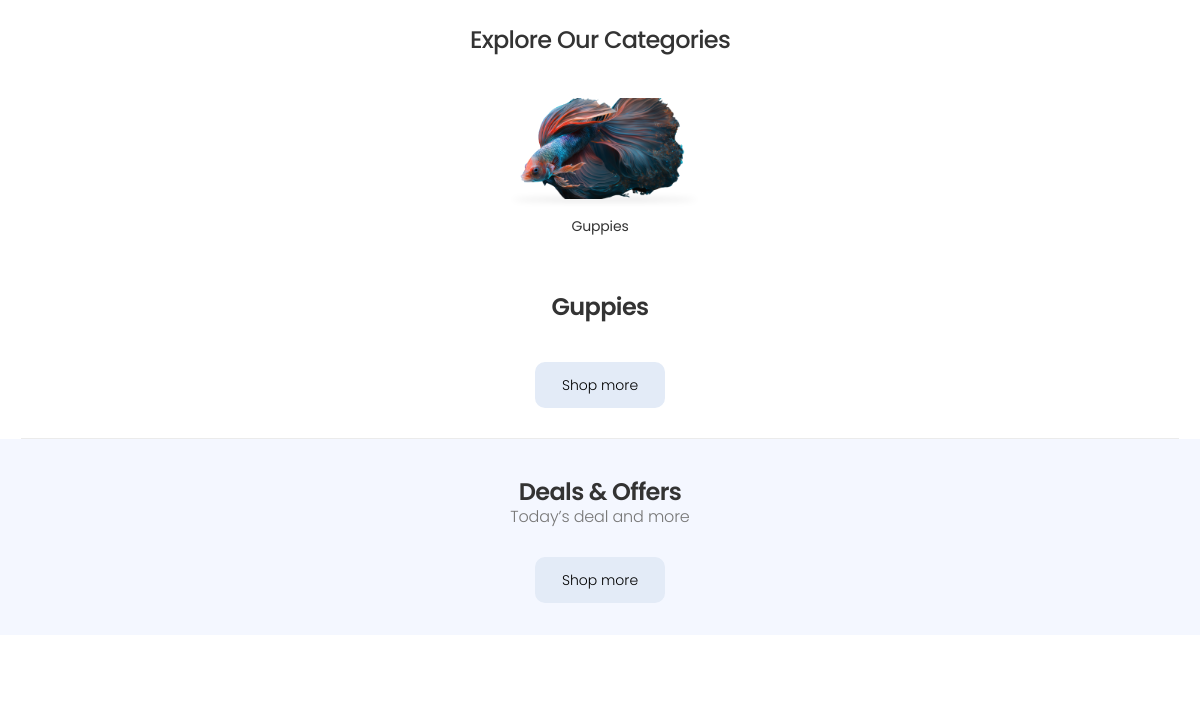
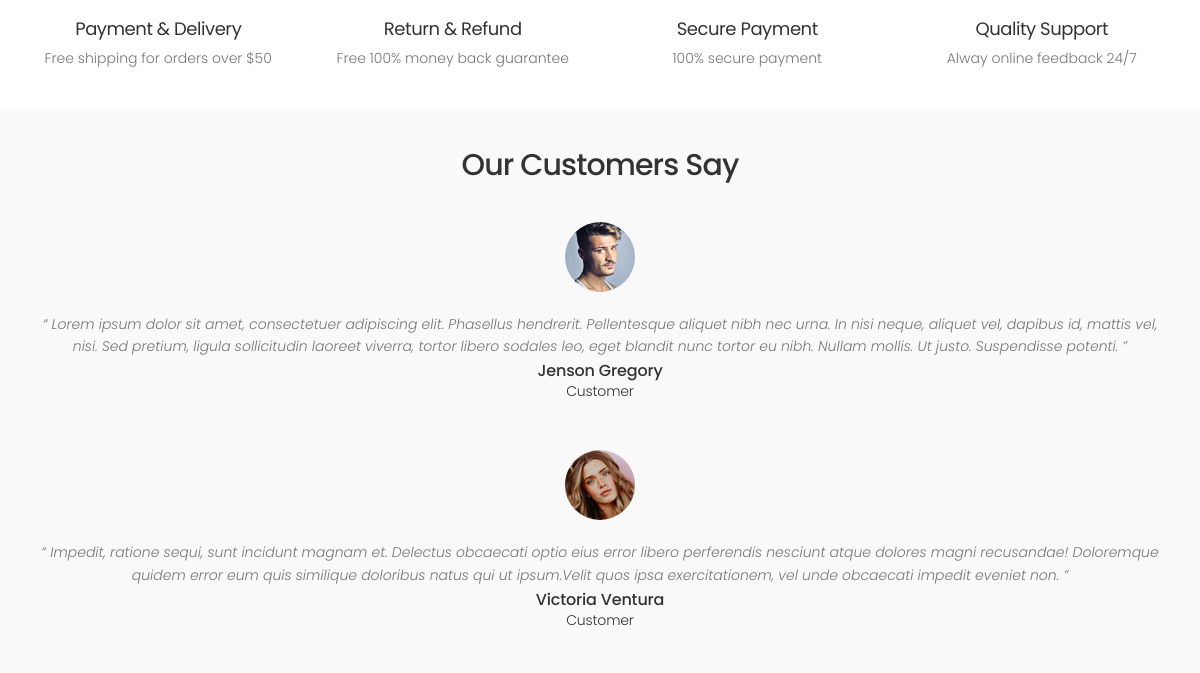
/ (middle part), run on an earlier commit of the app's database (2 pictures, top to bottom).
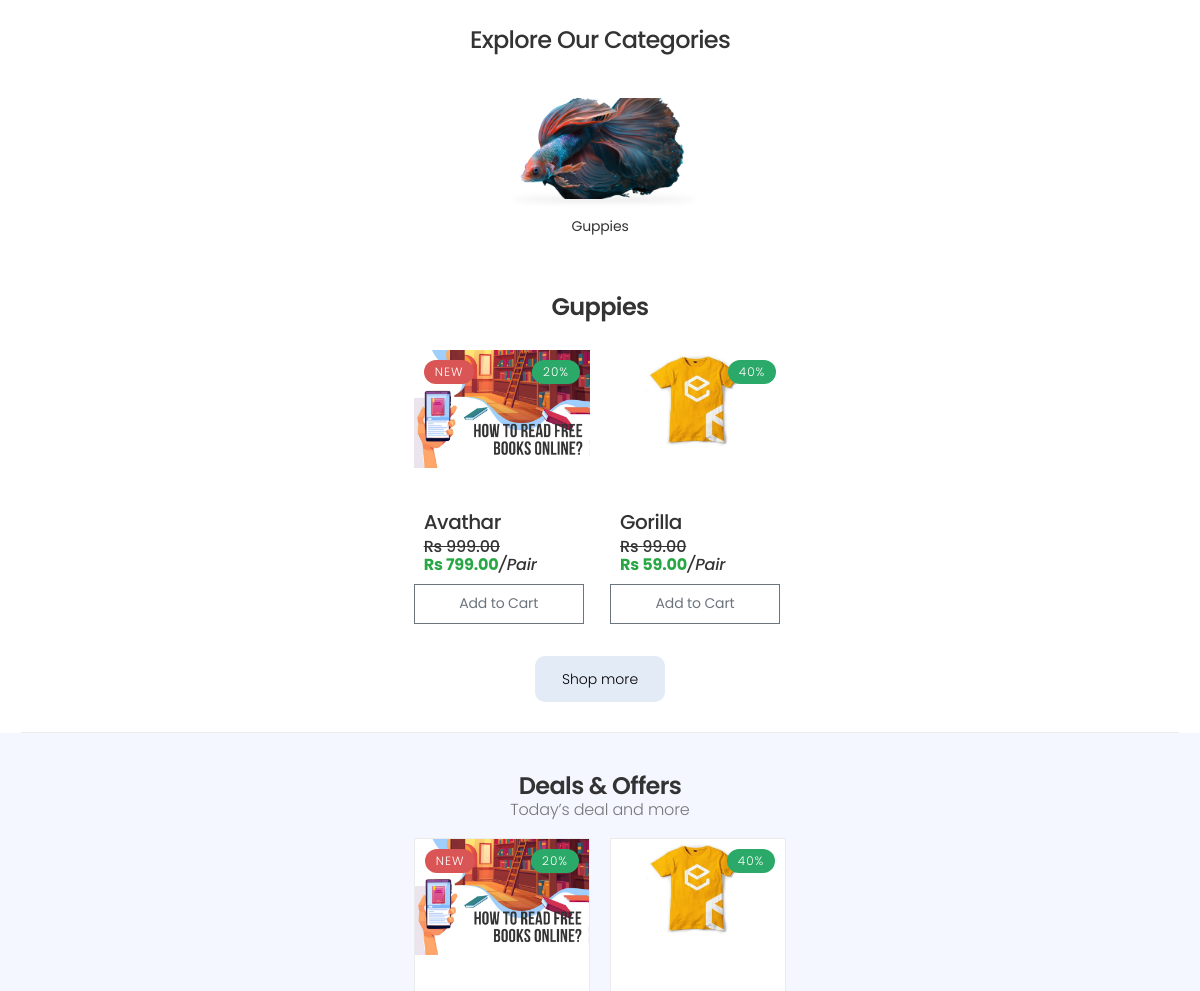
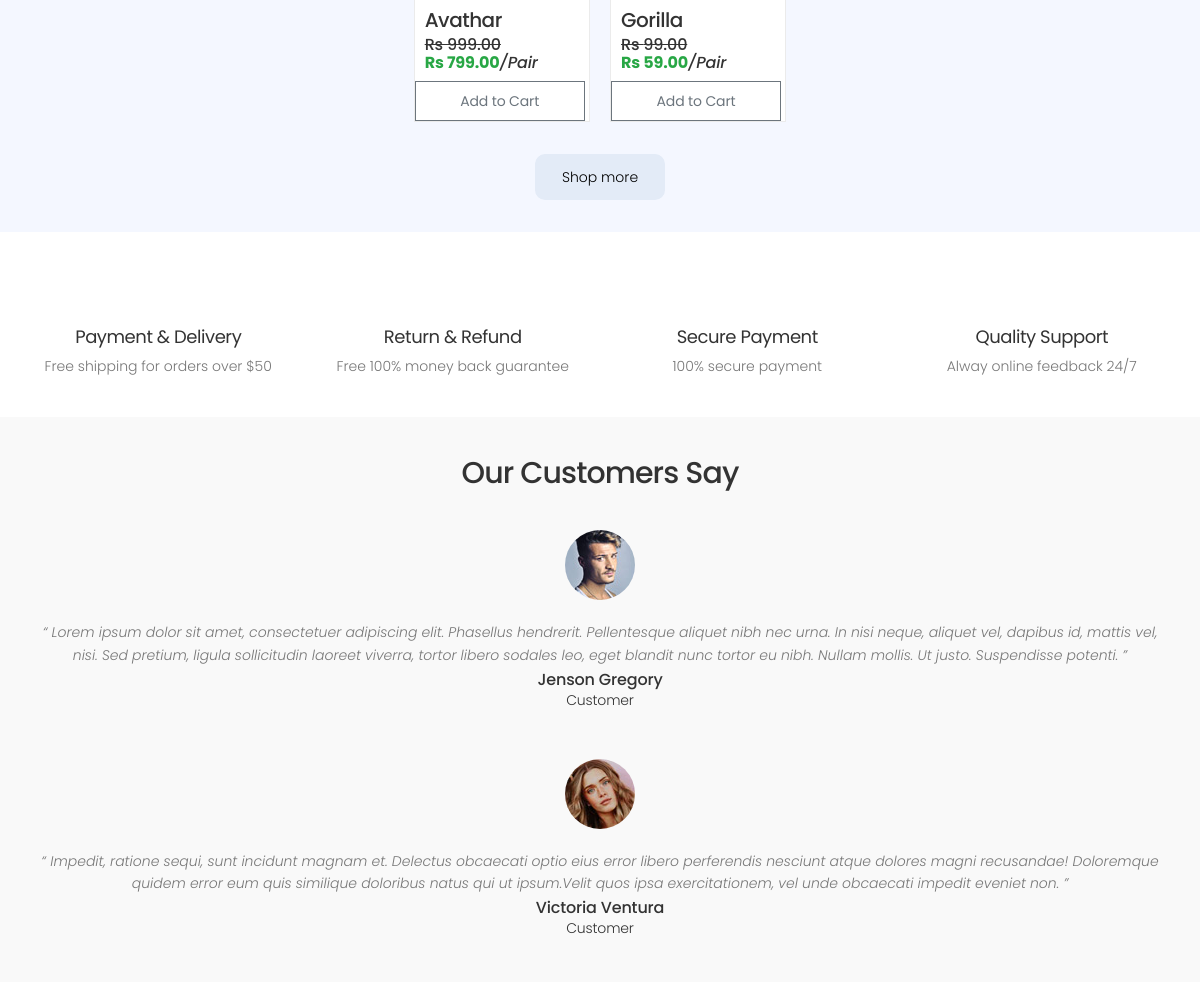
And on a later commit of the database (2 pictures, top to bottom).
### store/models.py (models this page shows, shortened)
class Product(models.Model):
	digital = models.BooleanField(default=False,null=True, blank=True)
	name = models.CharField(max_length=250,unique=True)
	slug = models.SlugField(max_length=250,unique=True)
	description = models.TextField(blank=True)
	old_price = models.DecimalField(max_digits=7,blank=True, decimal_places=2)
	new_price = models.DecimalField(max_digits=7,blank=False, decimal_places=2)
	category = models.ForeignKey(Category,on_delete=models.CASCADE)
	image_1 = models.ImageField(upload_to='product')
	image_2 = models.ImageField(upload_to='product',blank=True)
	image_3 = models.ImageField(upload_to='product',blank=True)
	video_url = models.URLField(max_length=200, blank=True)
	stock = models.IntegerField()
	available = models.BooleanField(default=True)
	new = models.BooleanField(default=True)
	created = models.DateTimeField(auto_now_add=True)
	update = models.DateField(auto_now=True)
	def get_discounted_price(self):
		if self.old_price and self.new_price:
			diff = self.old_price - self.new_price
			discount_percentage = ((diff) / self.old_price) * 100
			percentage = int(round(discount_percentage))
			return dict(percentage=percentage, diff=diff)
		return None
	class Meta:
		ordering = ('name',)
		verbose_name = 'product'
		verbose_name_plural = 'products'
	@property
	def imageURL(self):
		try:
			url = self.image_1.url
		except:
			url = ''
		return url

### store/views.py (the view)
# urls.py: path('', views.allProdCat, name="allProdCat"),
def allProdCat(request, c_slug = None):
    c_page = None
    offer = None
    products_list = None
    if c_slug != None:
        c_page = get_object_or_404(Category, slug = c_slug)
        products_list = Product.objects.all().filter(category = c_page, available = True, stock__gt=0)
    else:
        products_list = Product.objects.all().filter(available = True, stock__gt=0)
    paginator = Paginator(products_list,6)
    try:
        page = int(request.GET.get('page', '1'))
    except:
        page = 1
    try:
        products = paginator.page(page)
    except (InvalidPage,EmptyPage):
        products = paginator.page(paginator.num_pages)
    offer = Product.objects.filter(old_price__gt=0)
    data = cartData(request)
    cartItems = data['cartItems']
    return render(request,'store/category.html',{'category':c_page, 'products':products, 'offer':offer, 'cartItems':cartItems})

### store/templates/store/category.html (shortened to what this page needs)
{% extends 'store/Base.html' %}
{% load static %}
{% block content %}
    <div>
        {% if category %}
            <nav aria-label="breadcrumb" class="breadcrumb-nav">
                <div class="container-fluid">
                    <ol class="breadcrumb">
                        <li class="breadcrumb-item"><a href="#">Home</a></li>
                        <li class="breadcrumb-item">{{category}}</li>
                    </ol>
                </div>
            </nav>
            <div class="text-center p-3">
                <h2>{{category.name}}</h2>
            </div>
        {% else %}
        <main class="main">
            <div class="container">
                <h2 class="title text-center mb-4">Explore Our Categories</h2>
                <div class="cat-blocks-container">
                    <div class="row justify-content-center">
                        <div class="col-6 col-sm-3 col-lg-2">
                            <a href="#" class="cat-block">
                                <figure>
                                    <span>
                                        <img src="{% static 'assets/images/demos/demo-4/cats/jj.png' %}" alt="Category image">
                                    </span>
                                </figure>
                                <h3 class="cat-block-title">Guppies</h3>
                            </a>
                        </div>
                    </div>
                </div>
            </div>
            <div class="container for-you">
                <div class="heading heading-flex mb-3">
                    <div class="justify-content-center">
                        <h2 class="title">Guppies</h2>
                    </div>
                </div>
                <div class="products">
                    <div class="row justify-content-center">
                        {% for product in products.object_list %}
                        <div class="col-6 col-md-4 col-lg-2">
                            <div class="product product-2">
                                <a href="#">
                                    <div id="carouselExampleIndicators{{product.slug}}" class="carousel slide">
                                        <div class="carousel-inner" style="height: 150px;">
                                            <div class="carousel-item active">
                                                <img src="{{ product.imageURL }}" class="d-block w-100"
                                                    alt="{{ product.name }}">
                                            </div>
                                        </div>
                                        {% if product.new == True %}
                                        <span class="product-sale-label">NEW</span>
                                        {% endif %}
                                        {% if product.get_discounted_price %}
                                        <span class="product-discount-label">{{ product.get_discounted_price.percentage }}%</span>
                                        {% endif %}
                                    </div>
                                    <div class="carousel-product-info">
                                        <div class="m-3">
                                            <h5 class="card-title cart-heading">{{ product.name }}</h3>
                                                <h6 class="pricing">
                                                    {% if product.old_price == 0 %}
                                                    <span style="color: rgb(199, 0, 85);">Only few left</span><br>
                                                    {% else %}
                                                    <s>Rs {{product.old_price}}</s></span><br>
                                                    {% endif %}
                                                    <strong class="ms-2 text-success">Rs {{ product.new_price }}</strong><i>/Pair</i>
                                                </h6>
                                        </div>
                                    </div>
                                </a>
                                    <button data-product="{{product.id}}" data-action="add" class="btn btn-outline-secondary add-btn update-cart">Add to Cart</button>
                            </div>
                        </div>
                        {% endfor %}
                    </div>
                </div>
                <a href="#" id="loadMore">Shop more</a>
            </div>
            <div class="container">
            </div>
            <div class="bg-light deal-container pt-4 pb-2 mb-4">
                <div class="container">
                    <div class="heading text-center mb-2">
                        <h2 class="title">Deals & Offers</h2>
                        <p class="title-desc">Today’s deal and more</p>
                    </div>
                    <div class="row">
                <div class="col-lg-12">
                    <div class="products">
                        <div class="row justify-content-center">
                            {% for product in offer %}
                            <div class="col-6 col-md-4 col-lg-2">
                                <div class="product product-2">
                                    <a href="#">
                                        <div id="carouselExampleIndicators2{{product.slug}}" class="carousel slide">
                                            <div class="carousel-inner" style="height: 150px;">
                                                <div class="carousel-item active">
                                                    <img src="{{ product.imageURL }}" class="d-block w-100"
                                                        alt="{{ product.name }}">
                                                </div>
                                            </div>
                                            {% if product.new == True %}
                                            <span class="product-sale-label">NEW</span>
                                            {% endif %}
                                            {% if product.get_discounted_price %}
                                            <span class="product-discount-label">{{ product.get_discounted_price.percentage }}%</span>
                                            {% endif %}
                                        </div>
                                        <div class="carousel-product-info">
                                            <div class="m-3">
                                                <h5 class="card-title cart-heading">{{ product.name }}</h3>
                                                    <h6 class="pricing">
                                                        <s>Rs {{product.old_price}}</s></span><br>
                                                        <strong class="ms-2 text-success">Rs {{ product.new_price }}</strong><i>/Pair</i>
                                                    </h6>
                                            </div>
                                        </div>
                                    </a>
                                        <button data-product="{{product.id}}" data-action="add" class="btn btn-outline-secondary add-btn update-cart">Add to Cart</button>
                                </div>
                            </div>
                            {% endfor %}
                        </div>
                    </div>
                </div>
            </div>
                    <div class="more-container text-center mb-0">
                        <a href="#" id="loadMore">Shop more</a>
                    </div>
                </div>
            </div>
            <div class="bg-transparent">
                <div class="container">
                    <div class="row justify-content-center">
                        <div class="col-lg-3 col-md-3 col-6">
                            <div class="icon-box text-center">
                                <span class="icon-box-icon">
                                    <i class="icon-truck"></i>
                                </span>
                                <div class="icon-box-content">
                                    <h3 class="icon-box-title">Payment & Delivery</h3>
                                    <p>Free shipping for orders over $50</p>
                                </div>
                            </div>
                        </div>
                        <div class="col-lg-3 col-md-3 col-6">
                            <div class="icon-box text-center">
                                <span class="icon-box-icon">
                                    <i class="icon-rotate-left"></i>
                                </span>
                                <div class="icon-box-content">
                                    <h3 class="icon-box-title">Return & Refund</h3>
                                    <p>Free 100% money back guarantee</p>
                                </div>
                            </div>
                        </div>
                        <div class="col-lg-3 col-md-3 col-6">
                            <div class="icon-box text-center">
                                <span class="icon-box-icon">
                                    <i class="icon-unlock"></i>
                                </span>
                                <div class="icon-box-content">
                                    <h3 class="icon-box-title">Secure Payment</h3>
                                    <p>100% secure payment</p>
                                </div>
                            </div>
                        </div>
                        <div class="col-lg-3 col-md-3 col-6">
                            <div class="icon-box text-center">
                                <span class="icon-box-icon">
                                    <i class="icon-headphones"></i>
                                </span>
                                <div class="icon-box-content">
                                    <h3 class="icon-box-title">Quality Support</h3>
                                    <p>Alway online feedback 24/7</p>
                                </div>
                            </div>
                        </div>
                    </div>
                </div>
            </div>
            <div class="bg-light-2 pt-4 pb-4 testimonials">
                <div class="container">
                    <h3 class="text-center mb-3">Our Customers Say</h3>
                    <div class=" owl-theme owl-testimonials-photo" data-toggle="owl"
                        data-owl-options='{
                            "nav": false,
                            "dots": true,
                            "margin": 20,
                            "loop": false,
                            "responsive": {
                                "1200": {
                                    "nav": true
                                }
                            }
                        }'>
                        <blockquote class="testimonial text-center">
                            <img src="{% static 'assets/images/testimonials/user-1.jpg' %}" alt="user">
                            <p>“ Lorem ipsum dolor sit amet, consectetuer adipiscing elit. Phasellus hendrerit. Pellentesque aliquet nibh nec urna. In nisi neque, aliquet vel, dapibus id, mattis vel, nisi. Sed pretium, ligula sollicitudin laoreet viverra, tortor libero sodales leo, eget blandit nunc tortor eu nibh. Nullam mollis. Ut justo. Suspendisse potenti. ”</p>
                            <cite>
                                Jenson Gregory
                                <span>Customer</span>
                            </cite>
                        </blockquote>
                        <blockquote class="testimonial text-center">
                            <img src="{% static 'assets/images/testimonials/user-2.jpg' %}" alt="user">
                            <p>“ Impedit, ratione sequi, sunt incidunt magnam et. Delectus obcaecati optio eius error libero perferendis nesciunt atque dolores magni recusandae! Doloremque quidem error eum quis similique doloribus natus qui ut ipsum.Velit quos ipsa exercitationem, vel unde obcaecati impedit eveniet non. ”</p>
                            <cite>
                                Victoria Ventura
                                <span>Customer</span>
                            </cite>
                        </blockquote>
                        <blockquote class="testimonial text-center">
                            <h3 class="icon-box-title pt-5">Read more Rivew from <br>Google Rivew</h3>
                        </blockquote>
                    </div>
                </div>
            </div>
        </main>
        {% endif %}
    </div>
{% endblock %}

### store/templates/store/Base.html (shortened to what this page needs)
{% load static %}
<!DOCTYPE html>
<html lang="en">
<head>
    <link rel="stylesheet" href="{% static 'assets/vendor/line-awesome/line-awesome/line-awesome/css/line-awesome.min.css' %}">
    <link rel="stylesheet" href="{% static 'assets/css/bootstrap.min.css' %}">
    <link rel="stylesheet" href="{% static 'assets/css/plugins/owl-carousel/owl.carousel.css' %}">
    <link rel="stylesheet" href="{% static 'assets/css/plugins/magnific-popup/magnific-popup.css' %}">
    <link rel="stylesheet" href="{% static 'assets/css/plugins/jquery.countdown.css' %}">
    <link rel="stylesheet" href="{% static 'assets/css/style.css' %}">
    <link rel="stylesheet" href="{% static 'assets/css/skins/skin-demo-4.css' %}">
    <link rel="stylesheet" href="{% static 'assets/css/demos/demo-4.css' %}">
    <link rel="stylesheet" href="{% static 'assets/css/style2.css' %}">
</head>
<body>
    <div class="page-wrapper">
        {% block content %}{% endblock %}
    </div>
</body>
</html>

What changed in the data, as far as the page shows it:
now on this page (row edited): Product: imageURL (picture), new "NEW", get_discounted_price.percentage "20", name "Avathar", old_price "999.00", new_price "799.00"
now on this page (row edited): Product: imageURL (picture), get_discounted_price.percentage "40", name "Gorilla", old_price "99.00", new_price "59.00"
